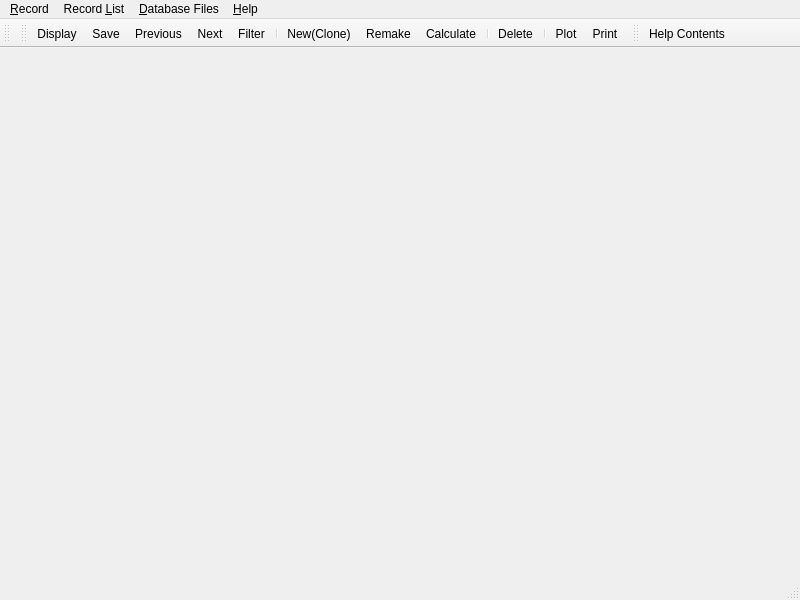
<?xml version="1.0" encoding="UTF-8"?>
<ui version="4.0">
 <class>ModuleDialogData</class>
 <widget class="QMainWindow" name="ModuleDialogData">
  <property name="geometry">
   <rect>
    <x>0</x>
    <y>0</y>
    <width>800</width>
    <height>600</height>
   </rect>
  </property>
  <property name="windowTitle">
   <string>MainWindow</string>
  </property>
  <property name="tabShape">
   <enum>QTabWidget::Rounded</enum>
  </property>
  <property name="dockOptions">
   <set>QMainWindow::AllowTabbedDocks|QMainWindow::AnimatedDocks</set>
  </property>
  <widget class="QWidget" name="centralwidget"/>
  <widget class="QMenuBar" name="menubar">
   <property name="geometry">
    <rect>
     <x>0</x>
     <y>0</y>
     <width>800</width>
     <height>21</height>
    </rect>
   </property>
   <widget class="QMenu" name="menu_Record">
    <property name="title">
     <string>&amp;Record</string>
    </property>
    <addaction name="action_Create"/>
    <addaction name="action_New"/>
    <addaction name="separator"/>
    <addaction name="action_Display"/>
    <addaction name="action_Remake"/>
    <addaction name="action_Calculate"/>
    <addaction name="separator"/>
    <addaction name="action_Save"/>
    <addaction name="actionSave_As"/>
    <addaction name="action_Delete"/>
    <addaction name="separator"/>
    <addaction name="action_Plot"/>
    <addaction name="action_Print"/>
    <addaction name="separator"/>
    <addaction name="action_Close"/>
   </widget>
   <widget class="QMenu" name="menuRecord_List">
    <property name="title">
     <string>Record &amp;List</string>
    </property>
    <addaction name="action_Copy"/>
    <addaction name="action_Rename"/>
    <addaction name="action_Move"/>
    <addaction name="action_Delete_list"/>
    <addaction name="separator"/>
    <addaction name="action_List"/>
    <addaction name="action_Backup"/>
    <addaction name="action_Restore"/>
    <addaction name="separator"/>
    <addaction name="action_Export"/>
    <addaction name="action_Import"/>
   </widget>
   <widget class="QMenu" name="menu_Database_Files">
    <property name="title">
     <string>&amp;Database Files</string>
    </property>
    <addaction name="action_Selection"/>
    <addaction name="action_Add_Link"/>
    <addaction name="action_New_2"/>
    <addaction name="separator"/>
    <addaction name="action_Compress"/>
   </widget>
   <widget class="QMenu" name="menu_Help">
    <property name="title">
     <string>&amp;Help</string>
    </property>
    <addaction name="action_Help"/>
    <addaction name="actionView_Scripts"/>
    <addaction name="separator"/>
    <addaction name="action_About_GEMS"/>
   </widget>
   <addaction name="menu_Record"/>
   <addaction name="menuRecord_List"/>
   <addaction name="menu_Database_Files"/>
   <addaction name="menu_Help"/>
  </widget>
  <widget class="QStatusBar" name="statusbar"/>
  <widget class="QToolBar" name="toolBar">
   <property name="windowTitle">
    <string>toolBar</string>
   </property>
   <attribute name="toolBarArea">
    <enum>TopToolBarArea</enum>
   </attribute>
   <attribute name="toolBarBreak">
    <bool>false</bool>
   </attribute>
  </widget>
  <widget class="QToolBar" name="toolBar_2">
   <property name="windowTitle">
    <string>toolBar_2</string>
   </property>
   <attribute name="toolBarArea">
    <enum>TopToolBarArea</enum>
   </attribute>
   <attribute name="toolBarBreak">
    <bool>false</bool>
   </attribute>
   <addaction name="action_Display"/>
   <addaction name="action_Save"/>
   <addaction name="actionPrevious"/>
   <addaction name="actionNext"/>
   <addaction name="actionFilter"/>
   <addaction name="separator"/>
   <addaction name="action_New"/>
   <addaction name="action_Remake"/>
   <addaction name="action_Calculate"/>
   <addaction name="separator"/>
   <addaction name="action_Delete"/>
   <addaction name="separator"/>
   <addaction name="action_Plot"/>
   <addaction name="action_Print"/>
  </widget>
  <widget class="QToolBar" name="toolBar_4">
   <property name="windowTitle">
    <string>toolBar_4</string>
   </property>
   <attribute name="toolBarArea">
    <enum>TopToolBarArea</enum>
   </attribute>
   <attribute name="toolBarBreak">
    <bool>false</bool>
   </attribute>
   <addaction name="action_Help_2"/>
  </widget>
  <action name="action_Create">
   <property name="text">
    <string>&amp;Create...</string>
   </property>
  </action>
  <action name="action_New">
   <property name="icon">
    <iconset resource="../../img.qrc">
     <normaloff>:/toolbar/img/filesaveas.png</normaloff>:/toolbar/img/filesaveas.png</iconset>
   </property>
   <property name="text">
    <string>&amp;New(Clone)...</string>
   </property>
  </action>
  <action name="action_Display">
   <property name="icon">
    <iconset resource="../../img.qrc">
     <normaloff>:/toolbar/img/fileopen.png</normaloff>:/toolbar/img/fileopen.png</iconset>
   </property>
   <property name="text">
    <string>D&amp;isplay</string>
   </property>
   <property name="toolTip">
    <string>Display selected record</string>
   </property>
   <property name="shortcut">
    <string>F6</string>
   </property>
  </action>
  <action name="action_Remake">
   <property name="icon">
    <iconset resource="../../img.qrc">
     <normaloff>:/toolbar/img/toolbutton.png</normaloff>:/toolbar/img/toolbutton.png</iconset>
   </property>
   <property name="text">
    <string>&amp;Remake...</string>
   </property>
   <property name="toolTip">
    <string>Remake record data structure</string>
   </property>
  </action>
  <action name="action_Calculate">
   <property name="icon">
    <iconset resource="../../img.qrc">
     <normaloff>:/toolbar/img/kcalc.png</normaloff>:/toolbar/img/kcalc.png</iconset>
   </property>
   <property name="text">
    <string>Calculat&amp;e</string>
   </property>
   <property name="toolTip">
    <string>Calculate record data</string>
   </property>
   <property name="shortcut">
    <string>F9</string>
   </property>
  </action>
  <action name="action_Save">
   <property name="icon">
    <iconset resource="../../img.qrc">
     <normaloff>:/toolbar/img/filesave.png</normaloff>:/toolbar/img/filesave.png</iconset>
   </property>
   <property name="text">
    <string>&amp;Save</string>
   </property>
   <property name="toolTip">
    <string>Save current record</string>
   </property>
  </action>
  <action name="actionSave_As">
   <property name="text">
    <string>Save &amp;As...</string>
   </property>
  </action>
  <action name="action_Delete">
   <property name="icon">
    <iconset resource="../../img.qrc">
     <normaloff>:/toolbar/img/iconclose.png</normaloff>:/toolbar/img/iconclose.png</iconset>
   </property>
   <property name="text">
    <string>&amp;Delete</string>
   </property>
   <property name="toolTip">
    <string>Delete current record</string>
   </property>
  </action>
  <action name="action_Plot">
   <property name="icon">
    <iconset resource="../../img.qrc">
     <normaloff>:/toolbar/img/xpaint.png</normaloff>:/toolbar/img/xpaint.png</iconset>
   </property>
   <property name="text">
    <string>Plo&amp;t</string>
   </property>
   <property name="toolTip">
    <string>Plot data on graph dialog</string>
   </property>
  </action>
  <action name="action_Print">
   <property name="icon">
    <iconset resource="../../img.qrc">
     <normaloff>:/toolbar/img/fileprint.png</normaloff>:/toolbar/img/fileprint.png</iconset>
   </property>
   <property name="text">
    <string>&amp;Print...</string>
   </property>
   <property name="toolTip">
    <string>Print data to ASCII file</string>
   </property>
  </action>
  <action name="action_Close">
   <property name="text">
    <string>C&amp;lose</string>
   </property>
   <property name="shortcut">
    <string>Shift+F4</string>
   </property>
  </action>
  <action name="action_Copy">
   <property name="text">
    <string>&amp;Copy...</string>
   </property>
  </action>
  <action name="action_Rename">
   <property name="text">
    <string>&amp;Rename...</string>
   </property>
  </action>
  <action name="action_Move">
   <property name="text">
    <string>&amp;Move...</string>
   </property>
  </action>
  <action name="action_Delete_list">
   <property name="text">
    <string>&amp;Delete...</string>
   </property>
  </action>
  <action name="action_List">
   <property name="text">
    <string>&amp;List...</string>
   </property>
  </action>
  <action name="action_Backup">
   <property name="text">
    <string>&amp;Backup...</string>
   </property>
  </action>
  <action name="action_Restore">
   <property name="text">
    <string>Re&amp;store...</string>
   </property>
  </action>
  <action name="action_Export">
   <property name="text">
    <string>&amp;Export...</string>
   </property>
  </action>
  <action name="action_Import">
   <property name="text">
    <string>&amp;Import...</string>
   </property>
  </action>
  <action name="action_Selection">
   <property name="text">
    <string>&amp;Selection...</string>
   </property>
  </action>
  <action name="action_Add_Link">
   <property name="text">
    <string>&amp;Add Link...</string>
   </property>
  </action>
  <action name="action_New_2">
   <property name="text">
    <string>&amp;New File...</string>
   </property>
  </action>
  <action name="action_Compress">
   <property name="text">
    <string>C&amp;ompress...</string>
   </property>
  </action>
  <action name="action_Help">
   <property name="icon">
    <iconset resource="../../img.qrc">
     <normaloff>:/toolbar/img/help.png</normaloff>:/toolbar/img/help.png</iconset>
   </property>
   <property name="text">
    <string>&amp;Help Contents</string>
   </property>
  </action>
  <action name="actionView_Scripts">
   <property name="text">
    <string>View &amp;Scripts...</string>
   </property>
   <property name="shortcut">
    <string>F3</string>
   </property>
  </action>
  <action name="action_About_GEMS">
   <property name="text">
    <string>&amp;About GEMS</string>
   </property>
  </action>
  <action name="actionNext">
   <property name="icon">
    <iconset resource="../../img.qrc">
     <normaloff>:/toolbar/img/arrow_right1.png</normaloff>:/toolbar/img/arrow_right1.png</iconset>
   </property>
   <property name="text">
    <string>Next</string>
   </property>
   <property name="toolTip">
    <string>Display next record</string>
   </property>
  </action>
  <action name="actionPrevious">
   <property name="icon">
    <iconset resource="../../img.qrc">
     <normaloff>:/toolbar/img/arrow_left1.png</normaloff>:/toolbar/img/arrow_left1.png</iconset>
   </property>
   <property name="text">
    <string>Previous</string>
   </property>
   <property name="toolTip">
    <string>Display previous record</string>
   </property>
  </action>
  <action name="actionFilter">
   <property name="icon">
    <iconset resource="../../img.qrc">
     <normaloff>:/toolbar/img/p_star.png</normaloff>:/toolbar/img/p_star.png</iconset>
   </property>
   <property name="text">
    <string>Filter</string>
   </property>
   <property name="toolTip">
    <string>Set filter for record keys</string>
   </property>
  </action>
  <action name="action_Help_2">
   <property name="icon">
    <iconset resource="../../img.qrc">
     <normaloff>:/toolbar/img/help.png</normaloff>:/toolbar/img/help.png</iconset>
   </property>
   <property name="text">
    <string>&amp;Help Contents</string>
   </property>
  </action>
 </widget>
 <resources>
  <include location="../../img.qrc"/>
 </resources>
 <connections/>
</ui>
